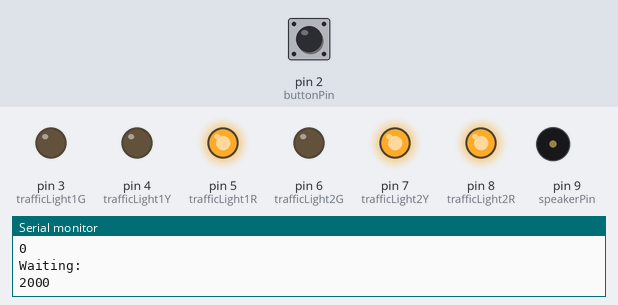
This sketch was run on a simulated Arduino Uno, built with avr-gcc and run on an emulated ATmega328P. Parts: output pins drawn as LEDs (lit = HIGH), buzzer (waves = sounding), the last lines printed to the serial monitor. Dashed ring = blinking. Inputs (shaded band) come from the test bench; at power-on: pin 2 (buttonPin) LOW.

Above: at 1.2 s.
1.3 s: pin 2 (buttonPin) pulled HIGH for 0.15 s
At 3.4 s:
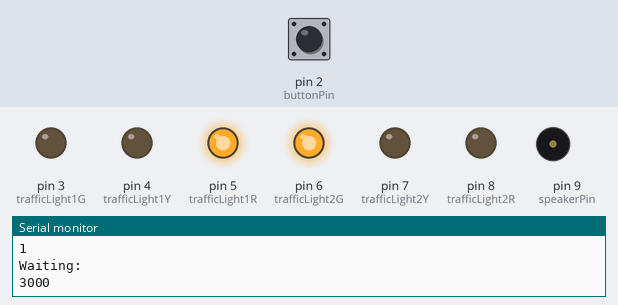
4.4 s: pin 2 (buttonPin) pulled HIGH for 1 s
At 5.4 s:
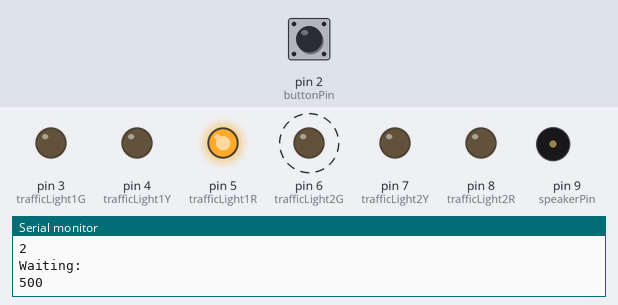
At 8.24 s:
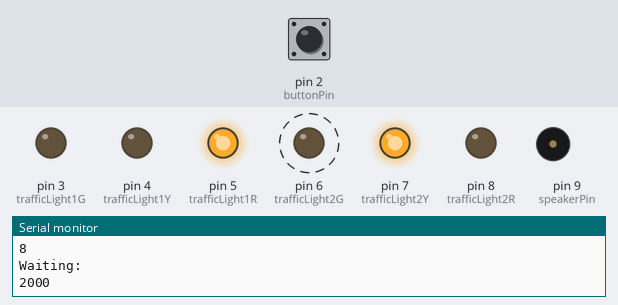
8.4 s: pin 2 (buttonPin) pulled HIGH for 0.15 s
14.5 s: pin 2 (buttonPin) driven HIGH
Timing chart, 0 to 57.9 s (numbered marks = the images above; inputs shaded):
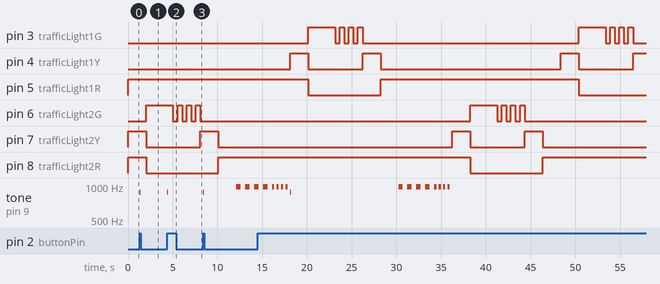

The sketch:

sketch_sep22a.ino
```cpp
int buttonPin = 2;
int trafficLight1G = 3;
int trafficLight1Y = 4;
int trafficLight1R = 5;
int trafficLight2G = 6;
int trafficLight2Y = 7;
int trafficLight2R = 8;

int speakerPin = 9;
bool buttonOn = false;
bool buttonOnPrev = false;

const int beatsCount = 20;
int beats[beatsCount] = { 2000, 3000, 500, 500, 500, 500, 500, 500, 2000, 2000,
                          2000, 3000, 500, 500, 500, 500, 500, 500, 2000, 2000
};
bool lightMatrix[beatsCount][6] = {
  //1RED, 1YELLOW, 1GREEN, 2RED, 2YELLOW, 2GREEN
  {1, 0, 0, 1, 1, 0}, // beat 1
  {1, 0, 0, 0, 0, 1}, // beat 2
  {1, 0, 0, 0, 0, 0}, // beat 3
  {1, 0, 0, 0, 0, 1}, // beat 4
  {1, 0, 0, 0, 0, 0}, // beat 5
  {1, 0, 0, 0, 0, 1}, // beat 6
  {1, 0, 0, 0, 0, 0}, // beat 7
  {1, 0, 0, 0, 0, 1}, // beat 8
  {1, 0, 0, 0, 1, 0}, // beat 9
  {1, 0, 0, 1, 0, 0}, // beat 10
  {1, 1, 0, 1, 0, 0}, // beat 11
  {0, 0, 1, 1, 0, 0}, // beat 12
  {0, 0, 0, 1, 0, 0}, // beat 13
  {0, 0, 1, 1, 0, 0}, // beat 14
  {0, 0, 0, 1, 0, 0}, // beat 15
  {0, 0, 1, 1, 0, 0}, // beat 16
  {0, 0, 0, 1, 0, 0}, // beat 17
  {0, 0, 1, 1, 0, 0}, // beat 18
  {0, 1, 0, 1, 0, 0}, // beat 19
  {1, 0, 0, 1, 0, 0}, // beat 20
};

void setup() {
	pinMode(buttonPin, INPUT);
	pinMode(trafficLight1G, OUTPUT);
	pinMode(trafficLight1Y, OUTPUT);
	pinMode(trafficLight1R, OUTPUT);
	pinMode(trafficLight2G, OUTPUT);
	pinMode(trafficLight2Y, OUTPUT);
	pinMode(trafficLight2R, OUTPUT);
	pinMode(speakerPin, OUTPUT);
  Serial.begin(9600);
}

bool buttonReadOnce() {
  buttonOn = digitalRead(buttonPin);
  bool retVal = false;
	if (buttonOn & !buttonOnPrev) {
    tone(speakerPin, 880, 100);
    retVal = true;
  }
  else{
    retVal = false;
  }
  buttonOnPrev = buttonOn;
  return retVal;
}

void trafficLightSwitcher(bool sw[]) {
  digitalWrite(trafficLight1R, 0);
  digitalWrite(trafficLight1Y, 0);
  digitalWrite(trafficLight1G, 0);
  digitalWrite(trafficLight2R, 0);
  digitalWrite(trafficLight2Y, 0);
  digitalWrite(trafficLight2G, 0);
  digitalWrite(trafficLight1R, sw[0]);
  digitalWrite(trafficLight1Y, sw[1]);
  digitalWrite(trafficLight1G, sw[2]);
  digitalWrite(trafficLight2R, sw[3]);
  digitalWrite(trafficLight2Y, sw[4]);
  digitalWrite(trafficLight2G, sw[5]);
}

void loop() {
  bool pedestrainOn = 0;
  for (int i = 0; i < beatsCount; i++)
  {
    trafficLightSwitcher(lightMatrix[i]);

    int delayOnBeat = beats[i];
    Serial.println("Beat number: ");
    Serial.println(i);
    Serial.println("Waiting: ");
    Serial.println(delayOnBeat);
    for (int j = 0; j <= delayOnBeat; j = j + 10) {
      if  (buttonReadOnce()) {
        pedestrainOn = true;
      }
      delay(10);
    }
    if  (pedestrainOn & (i == 9 || i == 19)) {
      for(int t = 0; t < 4; t++) {
        tone(speakerPin, 987);
        delay(500);
        noTone(speakerPin);
        delay(500);
      }
      for(int t = 0; t < 4; t++) {
        tone(speakerPin, 987);
        delay(250);
        noTone(speakerPin);
        delay(250);
      }
      pedestrainOn = 0;
    }
    noTone(speakerPin);
  }
}
```

Measured:
- after the input at 1.3 s, tone on pin 9 (speakerPin): silent → 880 Hz at once, → silent 0.10 s later
- after the input at 4.4 s, tone on pin 9 (speakerPin): silent → 880 Hz at once, → silent 0.10 s later
